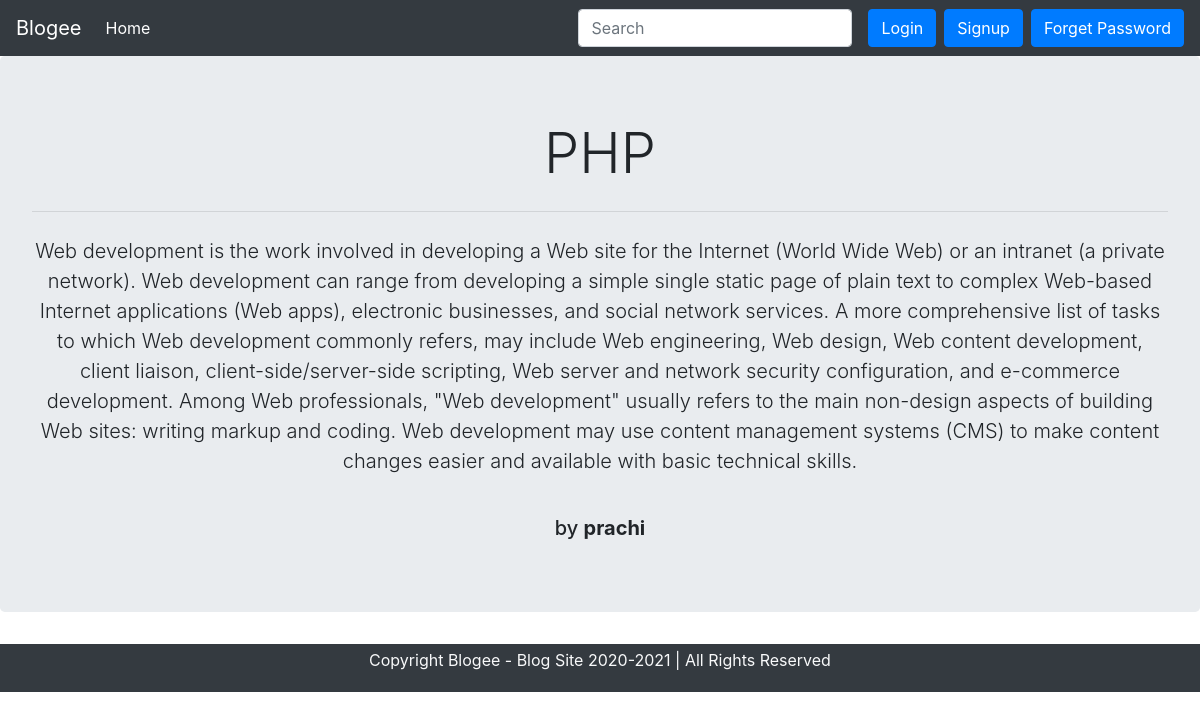
/threadlist.php?userid=11, run on the app's committed database.
### tables this page shows
CREATE TABLE `blog` (
  `user_id` int(5) NOT NULL,
  `blogtitle` text NOT NULL,
  `blogdescription` text NOT NULL,
  `blog_by` varchar(255) NOT NULL,
  `timestamp` datetime NOT NULL DEFAULT current_timestamp()
);

### threadlist.php (the view, shortened to what this page needs)
<!doctype html>
<html lang="en">
  <head>
    <link rel="stylesheet" href="https://cdn.jsdelivr.net/npm/bootstrap@4.5.3/dist/css/bootstrap.min.css">
    <link rel="stylesheet" href="https://use.fontawesome.com/releases/v5.7.0/css/all.css">
  </head>
  <body>
<?php include 'header.php';?>
<?php
 include 'db.php';
 $id= $_GET['userid'];
 $sql = "select * from blog where user_id='$id'";
 $result = mysqli_query($conn,$sql);
 while($row=mysqli_fetch_assoc($result)){
   $title=$row['blogtitle'];
   $description=$row['blogdescription'];
   $blog_by=$row['blog_by'];
        echo'
        <div class="jumbotron text-center">
  <h1 class="display-4">'.$title.'</h1>
  <hr class="my-4">
  <p class="lead">'.$description.'</p><br>
  <h5>by <b> '.$blog_by.'</b></h5>
</div>';
 }
?>
<?php include 'footer.php';?>
  </body>
</html>

### data on the page
blog: blogtitle "PHP", blogdescription "Web development is the work involved in developing a Web site for the Internet (World Wide Web) or an intranet (a private network). Web development can range from developing a simple single static page of plain text to complex Web-based Internet applications (Web apps), electronic businesses, and social network services. A more comprehensive list of tasks to which Web development commonly refers, may include Web engineering, Web design, Web content development, client liaison, client-side/server-side scripting, Web server and network security configuration, and e-commerce development. Among Web professionals, \"Web development\" usually refers to the main non-design aspects of building Web…", blog_by "prachi"
